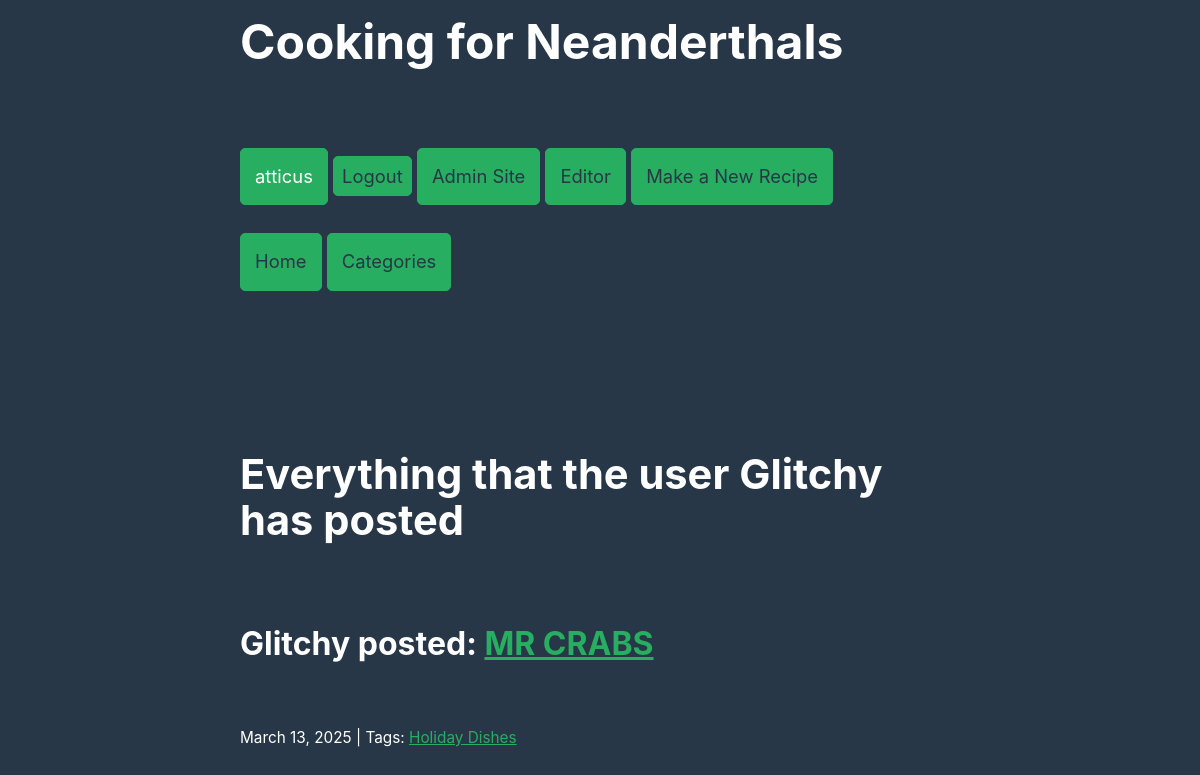
/profile/Glitchy (signed in), run on the app's committed database.
### blog/models.py (models this page shows, shortened)
class Post(models.Model):
    author = models.CharField(max_length=100, default='admin')
    title = models.CharField(max_length=255)
    body = models.TextField()
    created_on = models.DateTimeField(auto_now_add=True)
    last_modified = models.DateTimeField(auto_now=True)
    categories = models.ManyToManyField("Category", related_name="posts")
    image = models.ImageField(upload_to='media/', blank=True, null=True)

class Category(models.Model):
    name = models.CharField(max_length=60)
    class Meta:
        verbose_name_plural = "categories"

### blog/views.py (the view)
# urls.py: path('profile/<user>', views.profile, name='profile'),
def profile(request, user):
    posts = Post.objects.all().order_by("-created_on")
    username = user
    context = {
        "posts": posts,
        "profile": username,
    }
    return render(request, "blog/profile.html", context)

### blog/templates/blog/profile.html (shortened to what this page needs)
{% extends "base.html" %}
{% load static %}
{% block page_title %}
    <h2>Everything that the user {{ profile }} has posted</h2>
{% endblock page_title %}
{% block page_content %}
    {% block posts %}
        {% for post in posts %}
            {% if post.author == profile %}
                <h3>{{ post.author }} posted: <a href="{% url 'blog_detail' post.pk %}">{{ post.title }}</a> </h3>
                <small>
                    {{ post.created_on.date }} | Tags:
                    {% for category in post.categories.all %}
                        <a href="{% url 'blog_category' category.name %}">
                            {{ category.name }}{% if not forloop.last %}, {% endif %}
                        </a>
                    {% endfor %}
                </small>
            {% endif %}
        {% endfor %}
    {% endblock posts %}
{% endblock page_content %}

### templates/base.html (shortened to what this page needs)
<head>
    {% load static %}
    <link rel="stylesheet" type="text/css" href="{% static 'style.css' %}">
    <link rel="stylesheet" type="text/css" href="{% static 'navbar.css' %}">
    <h1>Cooking for Neanderthals</h1>
<div id="navbar">
        {% if user.is_authenticated %}
        <form method="post" action="{% url 'logout' %}">
                <a id="name" class="button" href="{% url 'profile' user.username %}">{{ user.username }}</a>
                <button type="submit">Logout</button>
                {% if user.is_staff %}
                <a class="button" href="/admin">Admin Site</a>
                {% if user.is_superuser %}
                <a class="button" href="https://glitch.com/edit/#!/busy-antique-product">Editor</a>
                {% endif %}
                {% endif %}
                <a class="button" href="{% url 'makepost' %}">Make a New Recipe</a>
            </form>
        {% else %}
            <a class="button" href="{% url 'login' %}">Login</a>
            <a class="button" href="{% url 'register' %}">Register</a>
        {% endif %}
        <a class="button" href="{% url 'blog_index' %}">Home</a>
        <a class="button" href="{% url 'viewCategory' %}">Categories</a>
    </div>
</head>
    {% block page_title %}{% endblock page_title %}
    {% block page_content %}{% endblock page_content %}

### static/style.css (style rules this page uses)
body > * { grid-column: 2; }
h1 { font-size: 3rem; }
h2 { font-size: 2.6rem; }
h3 { font-size: 2rem; text-decoration: none; }
p, h1, h2, h3, h4, h5, h6 { overflow-wrap: break-word; margin: 1rem 0; }
h1, h2, h3 { line-height: 1.1; }
a, a:visited { color: var(--accent); }
button, .button, a.button, input[type="submit"], input[type="reset"], input[type="button"] { border: 1px solid var(--accent); background-color: var(--accent); line-height: large; color: var(--accent-text); padding: 0.5rem 0.5rem; text-align: center; text-decoration: none; margin: 0.3rem 0; }
textarea, select, input, button, .button { font-size: inherit; border-radius: var(--standard-border-radius); box-shadow: none; max-width: 100%; margin-bottom: 0.25rem; padding: 0.5rem; font-family: inherit; display: inline-block; }
div { margin: 0.5rem 0; }

### static/navbar.css (style rules this page uses)
#navbar { position: sticky; top: 0; overflow: show; background: #283747; }
#navbar a { float: center; text-align: center; padding: 14px; text-decoration: none; }
#name { color: #ffffff; }

### data on the page
Post: author "Glitchy", title "MR CRABS", created_on "March 13, 2025"
Category: name "Holiday Dishes"

### other printed values
{{ user.username }} "atticus"
